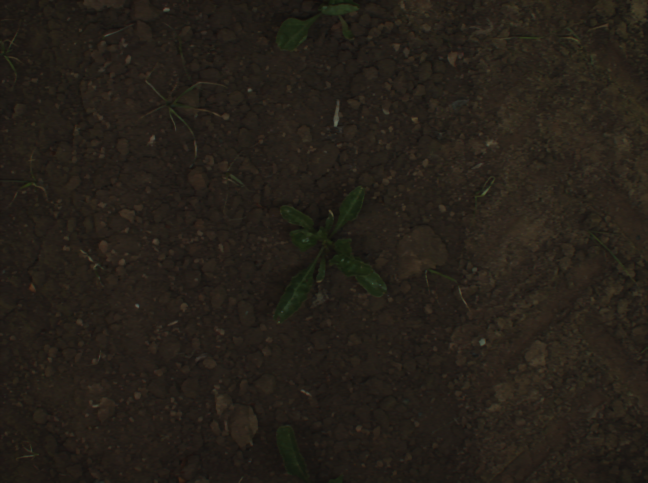
#> input picture fusion/rgb/rgb_00000.png, 1296 x 966 px (shown at 1/2 size); its folder holds 4 pictures in this run
$ python rgb_ir_fusion.py   (older library calls are emulated)
#> lines starting #> are read from the running program, lines starting #| are printed output that depends on the picture; after the words box and inside, x2 and y2 are one past the last pixel; in counts of white or black regions, pixels touching at a corner belong together; pictures that were not available may be replaced by others from this repository, and a replacement may not be noted
import os
import re
import cv2
import numpy as np
from skimage.filters import sobel, gabor, gaussian
from skimage.feature import canny

RGB_DIR = "rgb"
NIR_DIR = "nir"
OUT_DIR = "fused_output"

os.makedirs(OUT_DIR, exist_ok=True)

def extract_id(filename: str):
    """
    Extract the numeric id from names like:
      rgb_00000.png, nir_00000.jpg, etc.
    Returns: "00000" or None if not found.
    """
    m = re.search(r"_(\d+)", filename)
    return m.group(1) if m else None

def activity_measure(feature_map):
    return cv2.Laplacian(np.abs(feature_map), cv2.CV_64F)

def fuse_pixels(rgb_img, nir_img):
    # Resize NIR to match RGB
    if nir_img.shape != rgb_img.shape:
        nir_img = cv2.resize(nir_img, (rgb_img.shape[1], rgb_img.shape[0]), interpolation=cv2.INTER_CUBIC)

    # Features
    rgb_edges = sobel(rgb_img)
    rgb_gabor = np.mean([gabor(rgb_img, frequency=f)[0] for f in [0.1, 0.3]], axis=0)
    rgb_salient = canny(rgb_img / 255.0) * 255

    ir_grad = sobel(nir_img)
    ir_gaussian = gaussian(nir_img, sigma=2)

    rgb_features = np.stack([rgb_img, rgb_edges, rgb_gabor, rgb_salient], axis=-1)
    ir_features = np.stack([nir_img, ir_grad, ir_gaussian], axis=-1)

    # Decision maps
    rgb_decisions = np.array([activity_measure(f[:, :, 0]) for f in np.split(rgb_features, 4, axis=-1)])
    ir_decisions = np.array([activity_measure(f[:, :, 0]) for f in np.split(ir_features, 3, axis=-1)])

    rgb_decisions = (rgb_decisions - rgb_decisions.min()) / (rgb_decisions.max() - rgb_decisions.min() + 1e-6)
    ir_decisions = (ir_decisions - ir_decisions.min()) / (ir_decisions.max() - ir_decisions.min() + 1e-6)

    rgb_dec = np.mean(rgb_decisions, axis=0)
    ir_dec = np.mean(ir_decisions, axis=0)

    # Fusion weights
    weight_rgb = rgb_dec / (rgb_dec + ir_dec + 1e-6)
    weight_ir = ir_dec / (rgb_dec + ir_dec + 1e-6)

    fused = (weight_rgb * rgb_img.astype(np.float32)) + (weight_ir * nir_img.astype(np.float32))
    fused = np.clip(fused, 0, 255).astype(np.uint8)

    return fused

rgb_files = [f for f in os.listdir(RGB_DIR) if os.path.isfile(os.path.join(RGB_DIR, f))]
nir_files = [f for f in os.listdir(NIR_DIR) if os.path.isfile(os.path.join(NIR_DIR, f))]

rgb_map = {}
nir_map = {}

for f in rgb_files:
    fid = extract_id(f)
    if fid is not None:
        rgb_map[fid] = f

for f in nir_files:
    fid = extract_id(f)
    if fid is not None:
        nir_map[fid] = f

common_ids = sorted(set(rgb_map.keys()) & set(nir_map.keys()))

if not common_ids:
    print("No matching rgb_xxxxx and nir_xxxxx pairs found.")
    exit()

print(f"Found {len(common_ids)} matching pairs.")

for fid in common_ids:
    rgb_path = os.path.join(RGB_DIR, rgb_map[fid])
    nir_path = os.path.join(NIR_DIR, nir_map[fid])

    rgb = cv2.imread(rgb_path, 0)
#> rgb: shape (966, 1296); min 11, max 106, mean 30.7
    nir = cv2.imread(nir_path, 0)

    if rgb is None or nir is None:
        print(f"[SKIP] Could not read: {rgb_path} or {nir_path}")
        continue

    fused = fuse_pixels(rgb, nir)
#> in fuse_pixels, `rgb_edges = sobel(rgb_img)`:
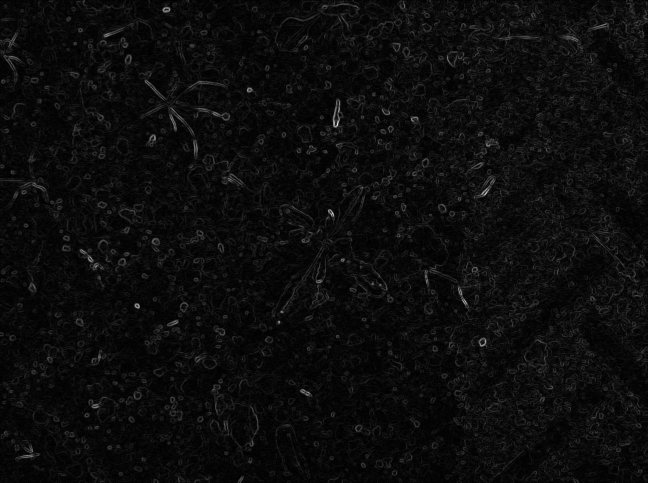
#> rgb_edges: shape (966, 1296) float64 (shown at 1/2 size); min 0, max 0.153, mean 0.00762; drawn with min black and max white
#> in fuse_pixels, `rgb_gabor = np.mean([gabor(rgb_img, frequency=f)[0] for f in [0.1, 0.3..`:
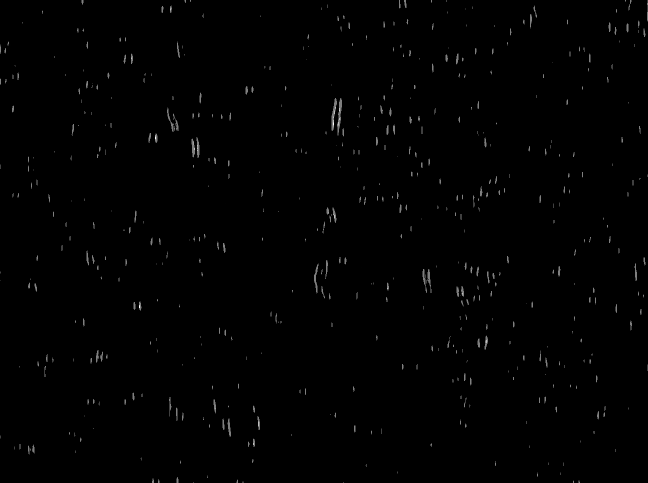
#> rgb_gabor: shape (966, 1296) float64 (shown at 1/2 size); min 0, max 255, mean 1.4
#> in fuse_pixels, `rgb_salient = canny(rgb_img / 255.0) * 255`:
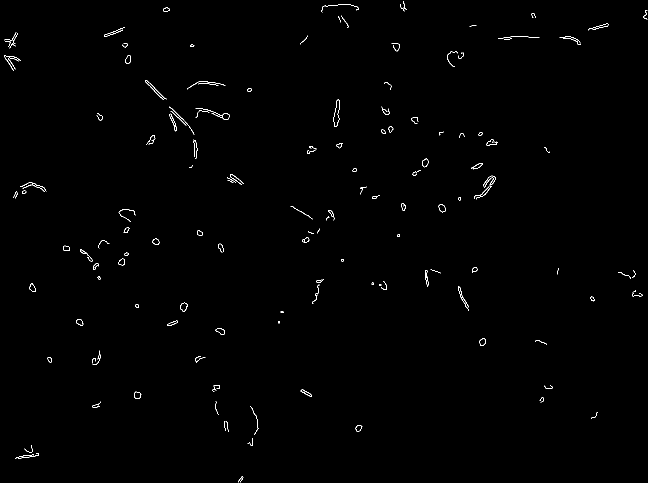
#> rgb_salient: shape (966, 1296) int64 (shown at 1/2 size); 0.49% white in thin lines or dots
#> in fuse_pixels, `rgb_features = np.stack([rgb_img, rgb_edges, rgb_gabor, rgb_salient], ..`:
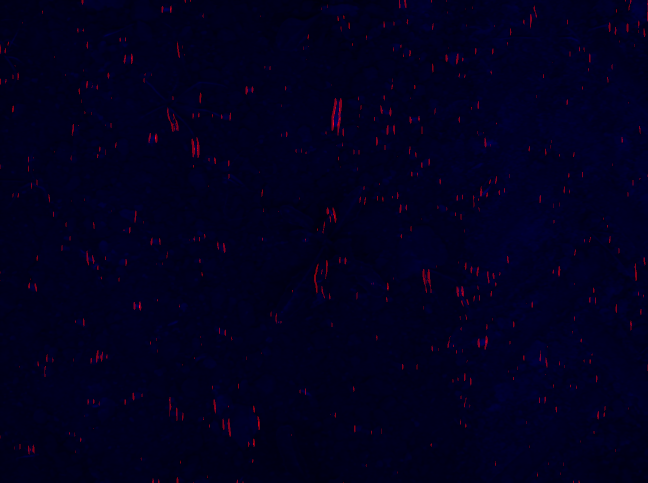
#> rgb_features: shape (966, 1296, 4) float64 (shown at 1/2 size); mean of channels 0, 1, 2, 3 30.7, 0, 1.4, 1.3; drawn as B, G, R
#> in fuse_pixels, `ir_features = np.stack([nir_img, ir_grad, ir_gaussian], axis=-1)`:
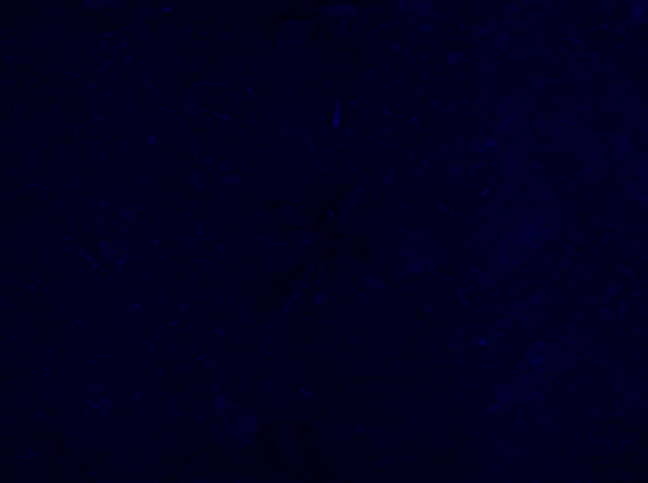
#> ir_features: shape (966, 1296, 3) float64 (shown at 1/2 size); mean of channels 0, 1, 2 30.7, 0, 0.1; drawn as B, G, R
#> in fuse_pixels, `rgb_dec = np.mean(rgb_decisions, axis=0)`:
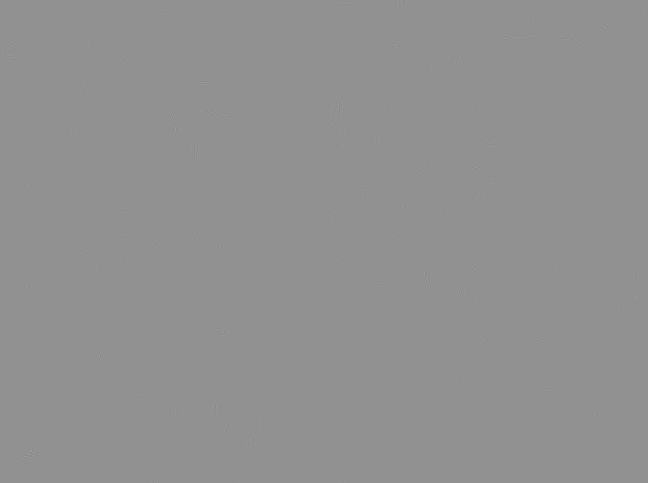
#> rgb_dec: shape (966, 1296) float64 (shown at 1/2 size); min 0.393, max 0.711, mean 0.571

    out_name = f"fused_{fid}.png"
    out_path = os.path.join(OUT_DIR, out_name)
    cv2.imwrite(out_path, fused)

    print(f"[OK] {rgb_map[fid]} + {nir_map[fid]} -> {out_name}")

print(f"Done! Check output folder: {OUT_DIR}")

$ run again, on fusion/rgb/rgb_00004.png
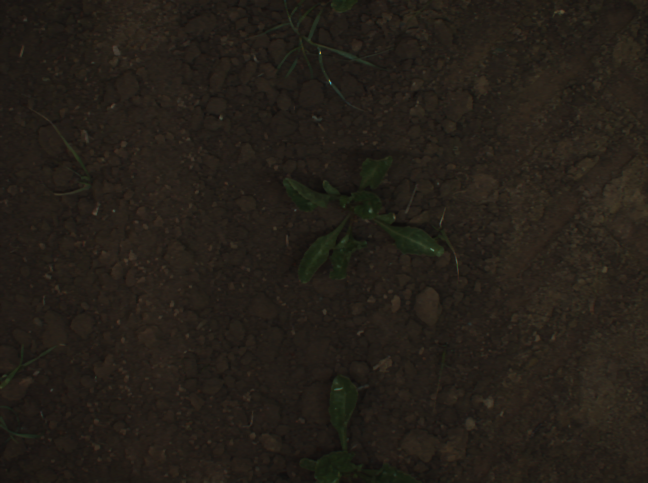
#> input picture fusion/rgb/rgb_00004.png, 1296 x 966 px (shown at 1/2 size)
#> in fuse_pixels, `rgb_salient = canny(rgb_img / 255.0) * 255`:
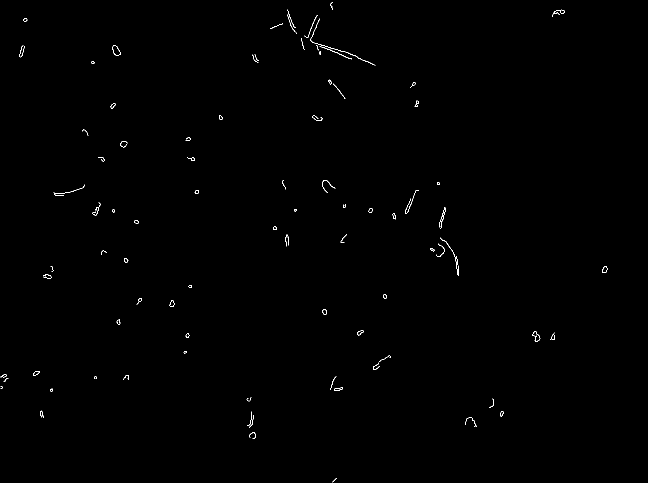
#> rgb_salient: shape (966, 1296) int64 (shown at 1/2 size); 0.26% white in thin lines or dots
#> in fuse_pixels, `rgb_features = np.stack([rgb_img, rgb_edges, rgb_gabor, rgb_salient], ..`:
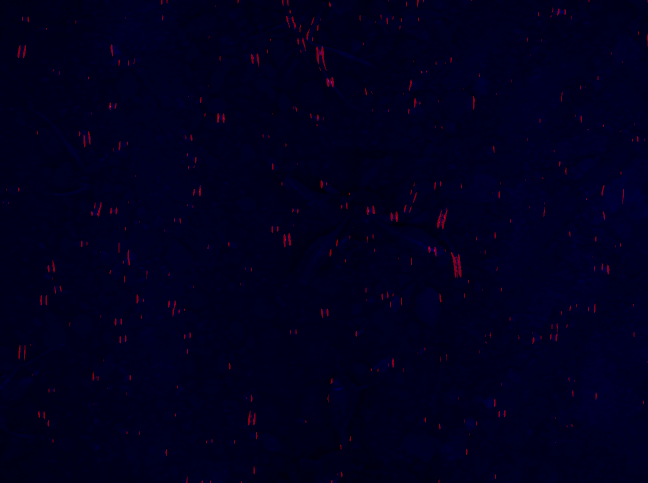
#> rgb_features: shape (966, 1296, 4) float64 (shown at 1/2 size); mean of channels 0, 1, 2, 3 30.1, 0, 1.1, 0.7; drawn as B, G, R

$ run again, on fusion/rgb/rgb_00005.png
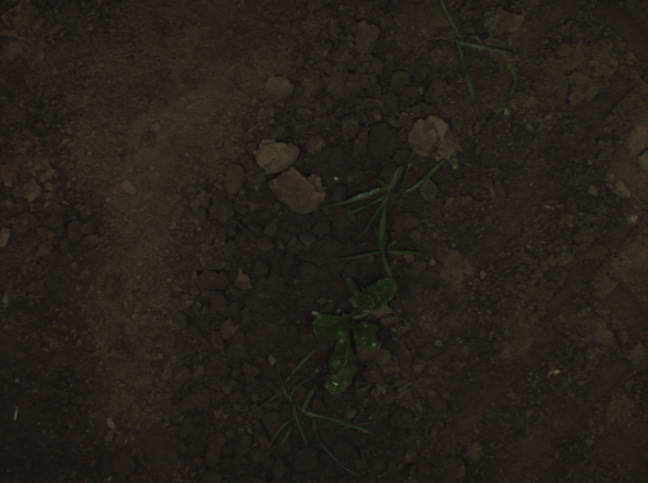
#> input picture fusion/rgb/rgb_00005.png, 1296 x 966 px (shown at 1/2 size)
#> in fuse_pixels, `rgb_salient = canny(rgb_img / 255.0) * 255`:
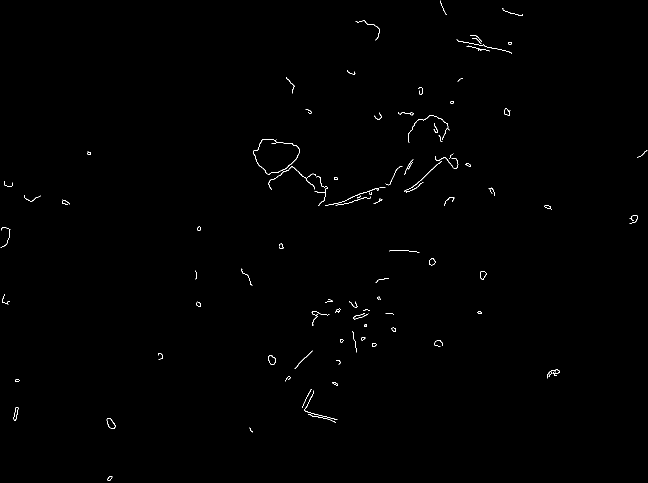
#> rgb_salient: shape (966, 1296) int64 (shown at 1/2 size); 0.36% white in thin lines or dots
#> in fuse_pixels, `rgb_features = np.stack([rgb_img, rgb_edges, rgb_gabor, rgb_salient], ..`:
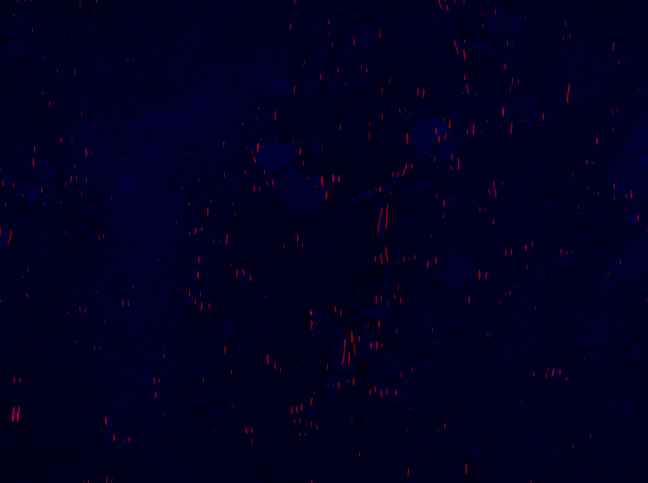
#> rgb_features: shape (966, 1296, 4) float64 (shown at 1/2 size); mean of channels 0, 1, 2, 3 32.7, 0, 1, 0.9; drawn as B, G, R

$ run again, on fusion/rgb/rgb_00006.png
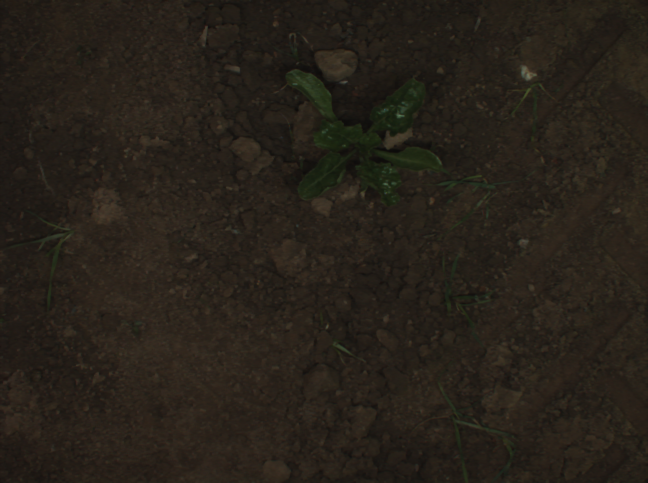
#> input picture fusion/rgb/rgb_00006.png, 1296 x 966 px (shown at 1/2 size)
#> in fuse_pixels, `rgb_salient = canny(rgb_img / 255.0) * 255`:
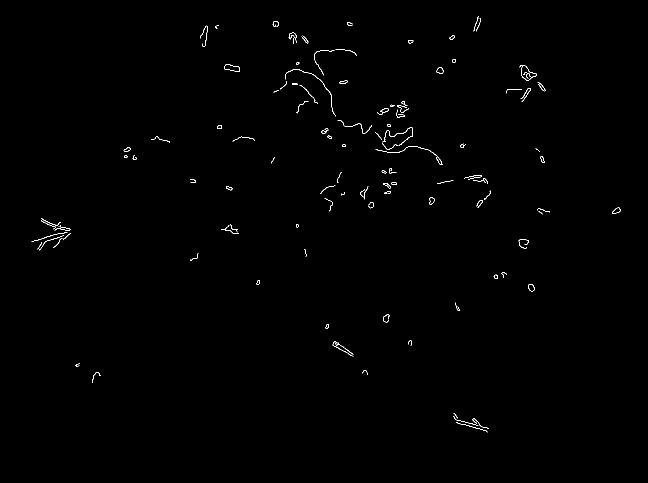
#> rgb_salient: shape (966, 1296) int64 (shown at 1/2 size); 0.39% white in thin lines or dots, all inside (x1, y1, x2, y2) = (63, 33, 1241, 865)
#> in fuse_pixels, `ir_features = np.stack([nir_img, ir_grad, ir_gaussian], axis=-1)`:
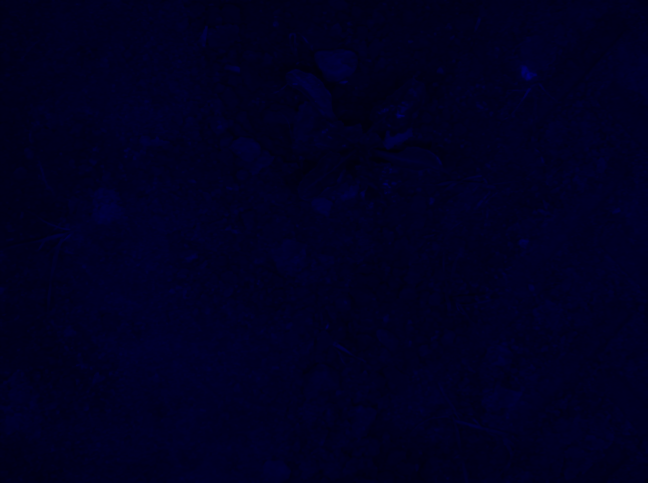
#> ir_features: shape (966, 1296, 3) float64 (shown at 1/2 size); mean of channels 0, 1, 2 33, 0, 0.1; drawn as B, G, R
